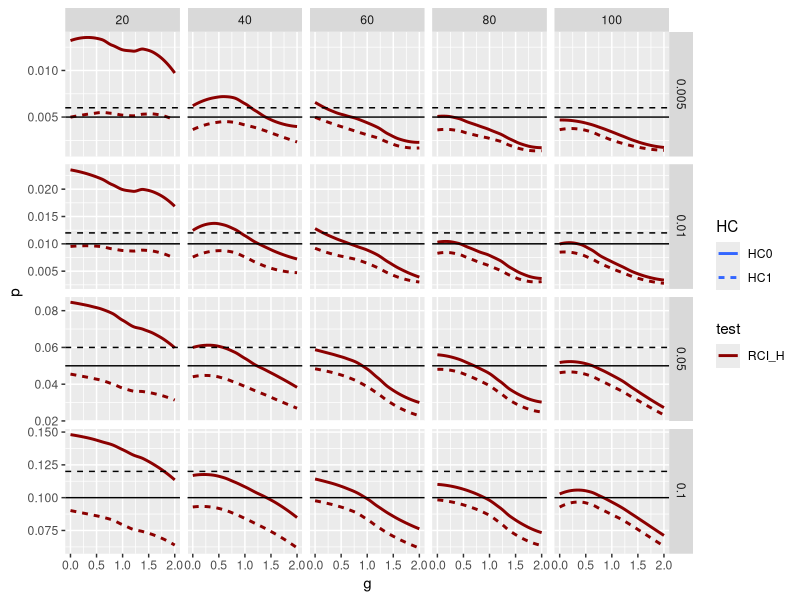
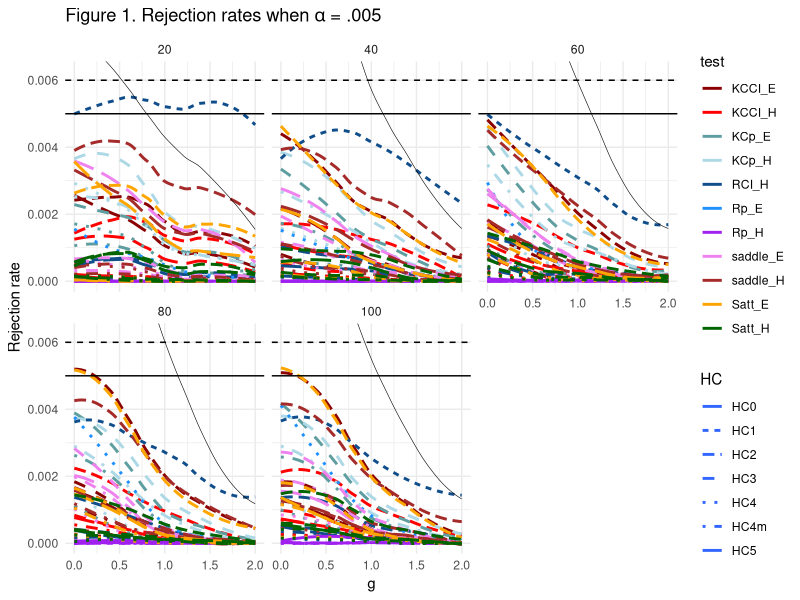
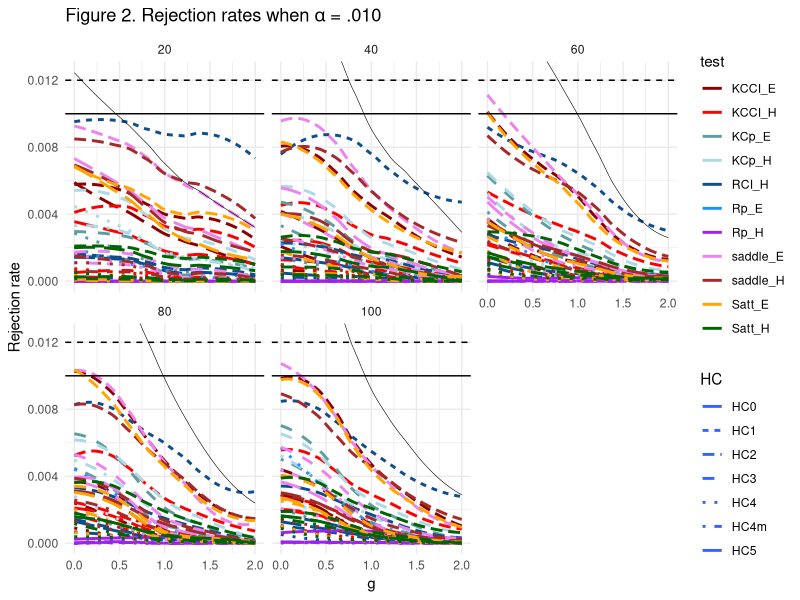
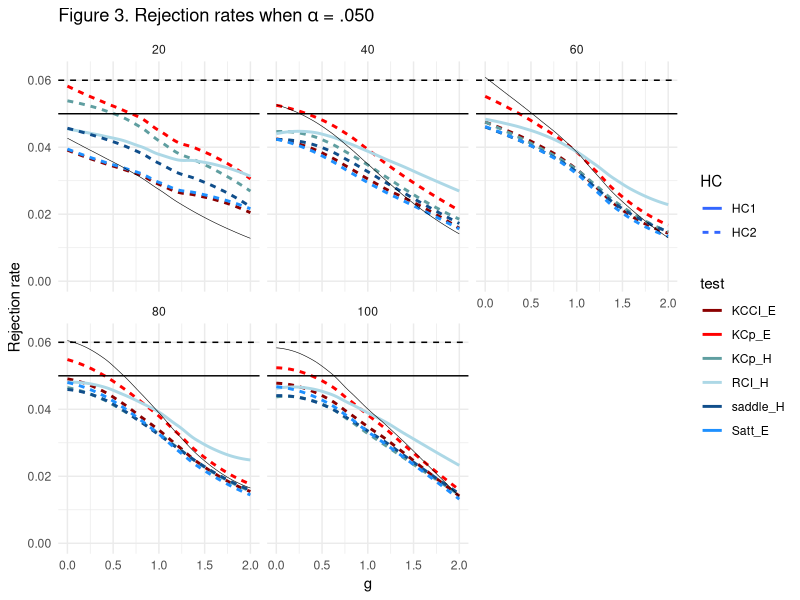
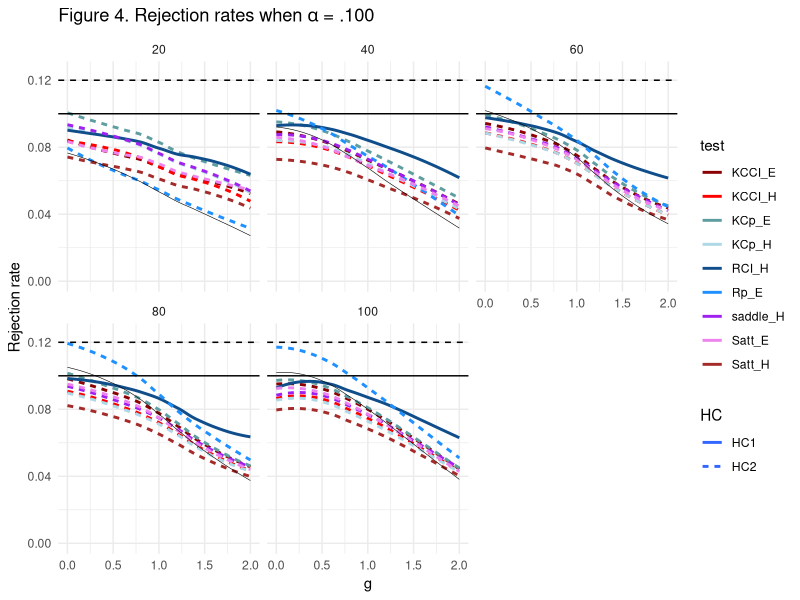

Write R code to recreate these figures, in order.
## ---- chunk 1
rm(list = ls())

library(dplyr)
library(ggplot2)
library(tidyr)
library(stringr)

df <- read.csv("Results/MacKinnon/20161016.csv")

df <- filter(df, !(HC == "OLS" & test %in% levels(df$test)[-5])) %>% 
  select(-X, -(B:power), -(iterations:seed), -(coef:criterion), -percent_NA) %>%
  gather(key = alpha, value = p, p.005:p.100)

df$alpha <- as.numeric(sub(".", "", df$alpha))

MCSE <- function(a, k = 20000) sqrt((a * (1-a))/k) * qnorm(.95)

HC3 <- filter(df, test == "naive", HC == "HC3") %>% 
  mutate(pHC3 = p) %>%
  select(-p, -(HC:test))

tColors <- c("dark red", "red", "cadetblue", "light blue", "dodgerblue4", "dodgerblue", "purple", "violet", "brown", "orange", "darkgreen", "chartreuse3")
names(tColors) <- levels(df$test)[!(levels(df$test) %in% "naive")]
colScale <- scale_colour_manual(name = "test",values = tColors)
  
# df <- merge(df, HC3) %>% mutate(ULa = alpha + MCSE(alpha),
#                                 LLa = alpha - MCSE(alpha))

df <- merge(df, HC3) %>% mutate(ULa = alpha * 1.2,
                                LLa = alpha * 1.2)

## ---- chunk 2
test <- levels(df$test)[!(levels(df$test) %in% "naive")]
HC <- levels(df$HC)[!(levels(df$HC) %in% "OLS")]

df %>% 
  mutate(comb = paste(HC, test)) %>%
  group_by(HC, test, n, alpha) %>%
  mutate(under = prod(p <= ULa),
         hc3under = prod(pHC3 <= ULa),
         underHC3 = sum(p + MCSE(alpha) >= pHC3) > 1,    #set to show if beats naive HC3 for at least one value of g
         #underHC3 = mean(p + MCSE(alpha) >= pHC3) >= .75,  #set to show if beats naive HC3 for at least 75% of g values
         beatHC3 = ifelse(hc3under == 0, under, under*underHC3)) %>%
  ungroup -> df


# Uncomment to collapse across Ns
df %>%
  group_by(HC, test, alpha) %>%
  mutate(beatHC3 = prod(beatHC3)) %>%
  ungroup -> df

## ---- chunk 3
cmb <- expand.grid(HC[-(2:3)], test, stringsAsFactors = F)
cmb <- paste(cmb$Var1, cmb$Var2)

pv <- .005

df %>%
  filter(HC %in% c("HC0", "HC1"), test == "RCI_H") %>%
  ggplot(aes(x = g,
             y = p,
             color = test,
             linetype = HC)) +
  geom_smooth(method = "loess", se = F, size = 1) +
  geom_hline(aes(yintercept = ULa),
             linetype = "dashed") +
  geom_hline(aes(yintercept = alpha)) +
  facet_grid(alpha~n, scale = "free") + colScale

# fig0
# 
# data.frame(fig0$data %>% select(comb) %>% distinct(comb)) -> best0
# paste(best0[,1], collapse = ", ")

## ---- chunk 4
cmb <- expand.grid(HC[-(2:3)], test, stringsAsFactors = F)
cmb <- paste(cmb$Var1, cmb$Var2)

pv <- .005

excl <- c("HC1 Rp_H", "HC2 Rp_H")

df %>%
  filter(HC != "OLS", test != "naive", beatHC3 == 1, !(comb %in% c(cmb, excl)), alpha == pv) %>%
  ggplot(aes(x = g,
             y = p,
             color = test,
             linetype = HC)) +
  geom_smooth(method = "loess", se = F, size = 1) +
  geom_hline(aes(yintercept = ULa),
             linetype = "dashed") +
  geom_hline(aes(yintercept = alpha)) +
  facet_wrap(~n)  +
  geom_smooth(data = filter(df, HC == "HC3" & test == "naive" & alpha == pv) %>% select(-HC, -test),
              color = "black",
              linetype = "solid",
              size = .2, 
              se = F) +
  coord_cartesian(ylim = c(.000, 1.25*pv)) + 
  labs(title = expression(paste("Figure 1. Rejection rates when ", alpha, " = .005", sep = "")), 
       y = "Rejection rate") +
  colScale -> fig1

fig1 + theme_minimal()

data.frame(fig1$data %>% select(comb) %>% distinct(comb)) -> best1
paste(best1[,1], collapse = ", ")

## ---- chunk 5
cmb <- expand.grid(HC[-(2:3)], test, stringsAsFactors = F)
cmb <- paste(cmb$Var1, cmb$Var2)

pv <- .01

excl <- c("HC1 Rp_H", "HC2 Rp_H")

df %>%
  filter(HC != "OLS", test != "naive", beatHC3 == 1, !(comb %in% c(cmb, excl)), alpha == pv) %>%
  ggplot(aes(x = g,
             y = p,
             color = test,
             linetype = HC)) +
  geom_smooth(method = "loess", se = F, size = 1) +
  geom_hline(aes(yintercept = ULa),
             linetype = "dashed") +
  geom_hline(aes(yintercept = alpha)) +
  facet_wrap(~n)  +
  geom_smooth(data = filter(df, HC == "HC3" & test == "naive" & alpha == pv) %>% select(-HC, -test),
              color = "black",
              linetype = "solid",
              size = .2, 
              se = F) + 
  colScale +
  coord_cartesian(ylim = c(.000, 1.25*pv)) + 
  labs(title = expression(paste("Figure 2. Rejection rates when ", alpha, " = .010", sep = "")), 
       y = "Rejection rate") -> fig2

fig2 + theme_minimal()

data.frame(fig2$data %>% select(comb) %>% distinct(comb)) -> best2
paste(best2[,1], collapse = ", ")

## ---- chunk 6
cmb <- expand.grid(HC[-(2:3)], test, stringsAsFactors = F)
cmb <- paste(cmb$Var1, cmb$Var2)

pv <- .05

df %>%
  filter(HC != "OLS", test != "naive", beatHC3 == 1, !(comb %in% cmb), alpha == pv) %>%
  ggplot(aes(x = g,
             y = p,
             color = test,
             linetype = HC)) +
  geom_smooth(method = "loess", se = F, size = 1) +
  geom_hline(aes(yintercept = ULa),
             linetype = "dashed") +
  geom_hline(aes(yintercept = alpha)) +
  facet_wrap(~n)  +
  geom_smooth(data = filter(df, HC == "HC3" & test == "naive" & alpha == pv) %>% select(-HC, -test),
              color = "black",
              linetype = "solid",
              size = .2, 
              se = F) + 
  colScale +
  coord_cartesian(ylim = c(.000, 1.25*pv)) + 
  labs(title = expression(paste("Figure 3. Rejection rates when ", alpha, " = .050", sep = "")), 
       y = "Rejection rate") -> fig3

fig3 + theme_minimal()

data.frame(fig3$data %>% select(comb) %>% distinct(comb)) -> best3
paste(best3[,1], collapse = ", ")

## ---- chunk 7
cmb <- expand.grid(HC[-(2:3)], test, stringsAsFactors = F)
cmb <- paste(cmb$Var1, cmb$Var2)

pv <- .1

df %>%
  filter(HC != "OLS", test != "naive", beatHC3 == 1, !(comb %in% cmb), alpha == pv) %>%
  ggplot(aes(x = g,
             y = p,
             color = test,
             linetype = HC)) +
  geom_smooth(method = "loess", se = F, size = 1) +
  geom_hline(aes(yintercept = ULa),
             linetype = "dashed") +
  geom_hline(aes(yintercept = alpha)) +
  facet_wrap(~n)  +
  geom_smooth(data = filter(df, HC == "HC3" & test == "naive" & alpha == pv) %>% select(-HC, -test),
              color = "black",
              linetype = "solid",
              size = .2, 
              se = F) + 
  colScale +
  coord_cartesian(ylim = c(.000, 1.25*pv)) + 
  labs(title = expression(paste("Figure 4. Rejection rates when ", alpha, " = .100", sep = "")), 
       y = "Rejection rate") -> fig4

fig4 + theme_minimal()

data.frame(fig4$data %>% select(comb) %>% distinct(comb)) -> best4
paste(best4[,1], collapse = ", ")

